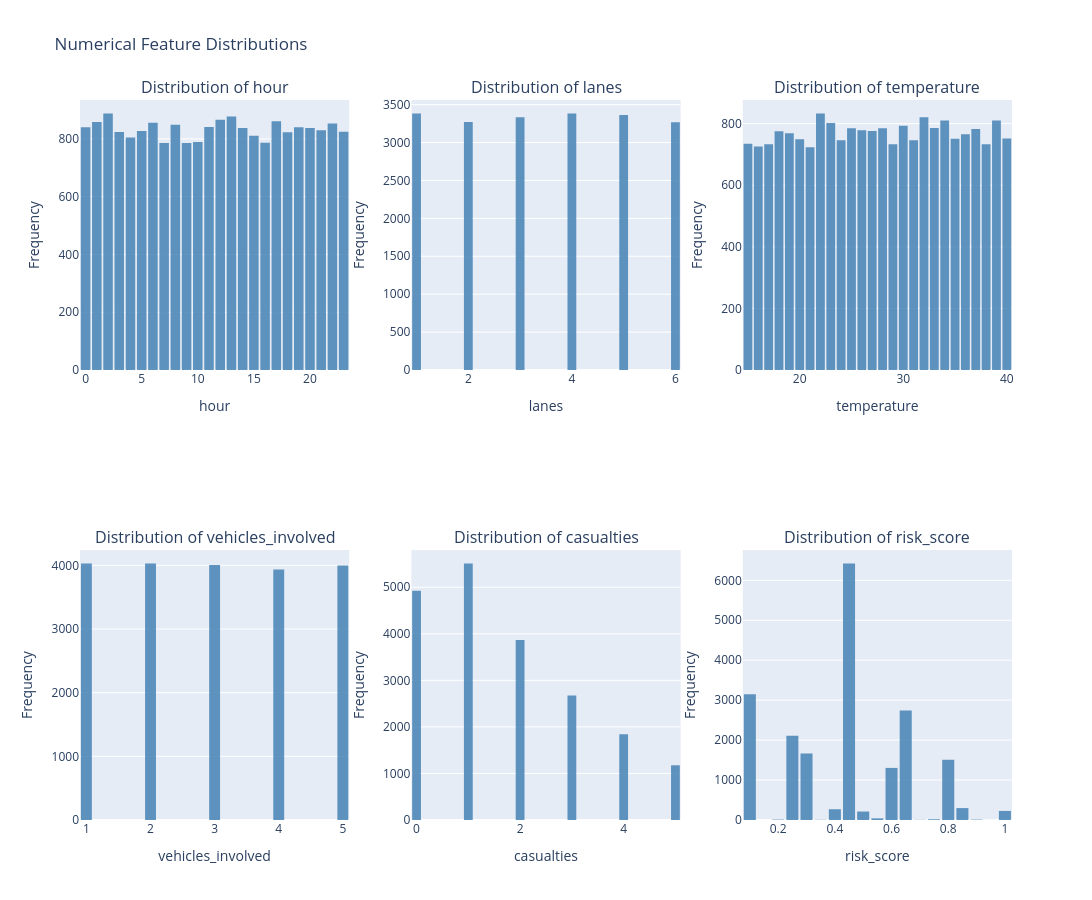

Source (notebook cell):
### Markdown cell above
## 4. Univariate Analysis - Numerical Features

### Code cell
# Distribution of numerical variables
numerical_cols = ['hour', 'lanes', 'temperature', 'vehicles_involved', 'casualties', 'risk_score']

fig = make_subplots(rows=2, cols=3, subplot_titles=[f'Distribution of {col}' for col in numerical_cols])
for idx, col in enumerate(numerical_cols):
    row = idx // 3 + 1
    col_idx = idx % 3 + 1
    fig.add_trace(
        go.Histogram(x=df[col], nbinsx=30, marker_color='steelblue', opacity=0.85, name=col),
        row=row,
        col=col_idx
    )
    fig.update_xaxes(title_text=col, row=row, col=col_idx)
    fig.update_yaxes(title_text='Frequency', row=row, col=col_idx)

fig.update_layout(
    title_text='Numerical Feature Distributions',
    height=900,
    width=1200,
    bargap=0.15,
    showlegend=False
)
fig.show()

print("\n" + "="*80)
print("KEY INSIGHTS - NUMERICAL FEATURES")
print("="*80)
for col in numerical_cols:
    print(f"\n{col.upper()}:")
    print(f"  Mean: {df[col].mean():.2f}")
    print(f"  Median: {df[col].median():.2f}")
    print(f"  Std Dev: {df[col].std():.2f}")
    print(f"  Min: {df[col].min():.2f}, Max: {df[col].max():.2f}")

### Figure 1 — Plotly figure (JSON) as saved in the notebook; plotly's stock layout.template omitted (floating-point values rounded to 4 significant figures; data arrays with more than 128 entries replaced by an {"elided": "..."} marker saying what was removed)
{"data": [{"marker": {"color": "steelblue"}, "name": "hour", "nbinsx": 30, "opacity": 0.85, "type": "histogram", "x": {"elided": "20000 int values"}, "xaxis": "x", "yaxis": "y"}, {"marker": {"color": "steelblue"}, "name": "lanes", "nbinsx": 30, "opacity": 0.85, "type": "histogram", "x": {"elided": "20000 int values"}, "xaxis": "x2", "yaxis": "y2"}, {"marker": {"color": "steelblue"}, "name": "temperature", "nbinsx": 30, "opacity": 0.85, "type": "histogram", "x": {"elided": "20000 int values"}, "xaxis": "x3", "yaxis": "y3"}, {"marker": {"color": "steelblue"}, "name": "vehicles_involved", "nbinsx": 30, "opacity": 0.85, "type": "histogram", "x": {"elided": "20000 int values"}, "xaxis": "x4", "yaxis": "y4"}, {"marker": {"color": "steelblue"}, "name": "casualties", "nbinsx": 30, "opacity": 0.85, "type": "histogram", "x": {"elided": "20000 int values"}, "xaxis": "x5", "yaxis": "y5"}, {"marker": {"color": "steelblue"}, "name": "risk_score", "nbinsx": 30, "opacity": 0.85, "type": "histogram", "x": {"elided": "20000 float values"}, "xaxis": "x6", "yaxis": "y6"}], "layout": {"annotations": [{"font": {"size": 16}, "showarrow": false, "text": "Distribution of hour", "x": 0.1444, "xanchor": "center", "xref": "paper", "y": 1, "yanchor": "bottom", "yref": "paper"}, {"font": {"size": 16}, "showarrow": false, "text": "Distribution of lanes", "x": 0.5, "xanchor": "center", "xref": "paper", "y": 1, "yanchor": "bottom", "yref": "paper"}, {"font": {"size": 16}, "showarrow": false, "text": "Distribution of temperature", "x": 0.8556, "xanchor": "center", "xref": "paper", "y": 1, "yanchor": "bottom", "yref": "paper"}, {"font": {"size": 16}, "showarrow": false, "text": "Distribution of vehicles_involved", "x": 0.1444, "xanchor": "center", "xref": "paper", "y": 0.375, "yanchor": "bottom", "yref": "paper"}, {"font": {"size": 16}, "showarrow": false, "text": "Distribution of casualties", "x": 0.5, "xanchor": "center", "xref": "paper", "y": 0.375, "yanchor": "bottom", "yref": "paper"}, {"font": {"size": 16}, "showarrow": false, "text": "Distribution of risk_score", "x": 0.8556, "xanchor": "center", "xref": "paper", "y": 0.375, "yanchor": "bottom", "yref": "paper"}], "bargap": 0.15, "height": 900, "showlegend": false, "title": {"text": "Numerical Feature Distributions"}, "width": 1200, "xaxis": {"anchor": "y", "domain": [0, 0.2889], "title": {"text": "hour"}}, "xaxis2": {"anchor": "y2", "domain": [0.3556, 0.6444], "title": {"text": "lanes"}}, "xaxis3": {"anchor": "y3", "domain": [0.7111, 1], "title": {"text": "temperature"}}, "xaxis4": {"anchor": "y4", "domain": [0, 0.2889], "title": {"text": "vehicles_involved"}}, "xaxis5": {"anchor": "y5", "domain": [0.3556, 0.6444], "title": {"text": "casualties"}}, "xaxis6": {"anchor": "y6", "domain": [0.7111, 1], "title": {"text": "risk_score"}}, "yaxis": {"anchor": "x", "domain": [0.625, 1], "title": {"text": "Frequency"}}, "yaxis2": {"anchor": "x2", "domain": [0.625, 1], "title": {"text": "Frequency"}}, "yaxis3": {"anchor": "x3", "domain": [0.625, 1], "title": {"text": "Frequency"}}, "yaxis4": {"anchor": "x4", "domain": [0, 0.375], "title": {"text": "Frequency"}}, "yaxis5": {"anchor": "x5", "domain": [0, 0.375], "title": {"text": "Frequency"}}, "yaxis6": {"anchor": "x6", "domain": [0, 0.375], "title": {"text": "Frequency"}}}}
